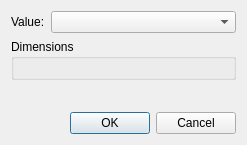
<?xml version="1.0" encoding="UTF-8"?>
<ui version="4.0">
 <class>GeoDataGdalNetcdfImporterSettingDialog</class>
 <widget class="QDialog" name="GeoDataGdalNetcdfImporterSettingDialog">
  <property name="geometry">
   <rect>
    <x>0</x>
    <y>0</y>
    <width>247</width>
    <height>145</height>
   </rect>
  </property>
  <property name="windowTitle">
   <string>Dimension Mapping Setting</string>
  </property>
  <layout class="QVBoxLayout" name="verticalLayout">
   <item>
    <layout class="QHBoxLayout" name="horizontalLayout" stretch="0,1">
     <item>
      <widget class="QLabel" name="valueLabel">
       <property name="text">
        <string>Value:</string>
       </property>
      </widget>
     </item>
     <item>
      <widget class="QComboBox" name="valueComboBox"/>
     </item>
    </layout>
   </item>
   <item>
    <widget class="QGroupBox" name="dimGroupBox">
     <property name="title">
      <string>Dimensions</string>
     </property>
     <layout class="QGridLayout" name="gridLayout_2">
      <item row="0" column="0">
       <layout class="QGridLayout" name="dimGridLayout"/>
      </item>
     </layout>
    </widget>
   </item>
   <item>
    <spacer name="verticalSpacer">
     <property name="orientation">
      <enum>Qt::Vertical</enum>
     </property>
     <property name="sizeHint" stdset="0">
      <size>
       <width>20</width>
       <height>9</height>
      </size>
     </property>
    </spacer>
   </item>
   <item>
    <widget class="QDialogButtonBox" name="buttonBox">
     <property name="orientation">
      <enum>Qt::Horizontal</enum>
     </property>
     <property name="standardButtons">
      <set>QDialogButtonBox::Cancel|QDialogButtonBox::Ok</set>
     </property>
    </widget>
   </item>
  </layout>
 </widget>
 <resources/>
 <connections>
  <connection>
   <sender>buttonBox</sender>
   <signal>accepted()</signal>
   <receiver>GeoDataGdalNetcdfImporterSettingDialog</receiver>
   <slot>accept()</slot>
   <hints>
    <hint type="sourcelabel">
     <x>248</x>
     <y>254</y>
    </hint>
    <hint type="destinationlabel">
     <x>157</x>
     <y>274</y>
    </hint>
   </hints>
  </connection>
  <connection>
   <sender>buttonBox</sender>
   <signal>rejected()</signal>
   <receiver>GeoDataGdalNetcdfImporterSettingDialog</receiver>
   <slot>reject()</slot>
   <hints>
    <hint type="sourcelabel">
     <x>316</x>
     <y>260</y>
    </hint>
    <hint type="destinationlabel">
     <x>286</x>
     <y>274</y>
    </hint>
   </hints>
  </connection>
 </connections>
</ui>
